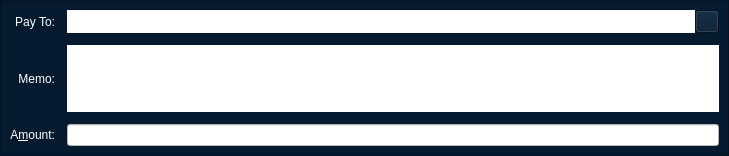
<?xml version="1.0" encoding="UTF-8"?>
<ui version="4.0">
 <class>SendCoinsEntry</class>
 <widget class="QStackedWidget" name="SendCoinsEntry">
  <property name="geometry">
   <rect>
    <x>0</x>
    <y>0</y>
    <width>729</width>
    <height>156</height>
   </rect>
  </property>
  <property name="focusPolicy">
   <enum>Qt::TabFocus</enum>
  </property>
  <property name="autoFillBackground">
   <bool>false</bool>
  </property>
  <property name="styleSheet">
   <string notr="true">background-color: rgb(5, 26, 47);</string>
  </property>
  <property name="currentIndex">
   <number>2</number>
  </property>
  <widget class="QFrame" name="SendCoins">
   <property name="toolTip">
    <string>This is a normal payment.</string>
   </property>
   <property name="frameShape">
    <enum>QFrame::StyledPanel</enum>
   </property>
   <property name="frameShadow">
    <enum>QFrame::Sunken</enum>
   </property>
   <layout class="QGridLayout" name="gridLayout">
    <property name="spacing">
     <number>12</number>
    </property>
    <item row="0" column="0">
     <widget class="QLabel" name="payToLabel">
      <property name="styleSheet">
       <string notr="true">color:white</string>
      </property>
      <property name="text">
       <string>Pay &amp;To:</string>
      </property>
      <property name="alignment">
       <set>Qt::AlignRight|Qt::AlignTrailing|Qt::AlignVCenter</set>
      </property>
      <property name="buddy">
       <cstring>payTo</cstring>
      </property>
     </widget>
    </item>
    <item row="0" column="1">
     <layout class="QHBoxLayout" name="payToLayout">
      <property name="spacing">
       <number>0</number>
      </property>
      <item>
       <widget class="QValidatedLineEdit" name="payTo">
        <property name="toolTip">
         <string>The BTEX address to send the payment to</string>
        </property>
        <property name="styleSheet">
         <string notr="true">background:white;
color:black</string>
        </property>
       </widget>
      </item>
      <item>
       <widget class="QToolButton" name="addressBookButton">
        <property name="toolTip">
         <string>Choose previously used address</string>
        </property>
        <property name="text">
         <string/>
        </property>
        <property name="icon">
         <iconset resource="../bitesax.qrc">
          <normaloff>:/icons/address-book</normaloff>:/icons/address-book</iconset>
        </property>
        <property name="shortcut">
         <string>Alt+A</string>
        </property>
       </widget>
      </item>
      <item>
       <widget class="QToolButton" name="pasteButton">
        <property name="toolTip">
         <string>Paste address from clipboard</string>
        </property>
        <property name="text">
         <string/>
        </property>
        <property name="icon">
         <iconset resource="../bitesax.qrc">
          <normaloff>:/icons/editpaste</normaloff>:/icons/editpaste</iconset>
        </property>
        <property name="shortcut">
         <string>Alt+P</string>
        </property>
       </widget>
      </item>
      <item>
       <widget class="QToolButton" name="deleteButton">
        <property name="toolTip">
         <string>Remove this entry</string>
        </property>
        <property name="text">
         <string/>
        </property>
        <property name="icon">
         <iconset resource="../bitesax.qrc">
          <normaloff>:/icons/remove</normaloff>:/icons/remove</iconset>
        </property>
       </widget>
      </item>
     </layout>
    </item>
    <item row="1" column="0">
     <widget class="QLabel" name="labelLabel">
      <property name="styleSheet">
       <string notr="true">color:white</string>
      </property>
      <property name="text">
       <string>&amp;Label:</string>
      </property>
      <property name="alignment">
       <set>Qt::AlignRight|Qt::AlignTrailing|Qt::AlignVCenter</set>
      </property>
      <property name="buddy">
       <cstring>addAsLabel</cstring>
      </property>
     </widget>
    </item>
    <item row="1" column="1">
     <widget class="QLineEdit" name="addAsLabel">
      <property name="toolTip">
       <string>Enter a label for this address to add it to the list of used addresses</string>
      </property>
      <property name="styleSheet">
       <string notr="true">background:white;
color:black</string>
      </property>
     </widget>
    </item>
    <item row="2" column="0">
     <widget class="QLabel" name="amountLabel">
      <property name="styleSheet">
       <string notr="true">color:white</string>
      </property>
      <property name="text">
       <string>A&amp;mount:</string>
      </property>
      <property name="alignment">
       <set>Qt::AlignRight|Qt::AlignTrailing|Qt::AlignVCenter</set>
      </property>
      <property name="buddy">
       <cstring>payAmount</cstring>
      </property>
     </widget>
    </item>
    <item row="2" column="1">
     <widget class="BitcoinAmountField" name="payAmount">
      <property name="styleSheet">
       <string notr="true">background:white;
color:black</string>
      </property>
     </widget>
    </item>
    <item row="3" column="0">
     <widget class="QLabel" name="messageLabel">
      <property name="styleSheet">
       <string notr="true">color:white</string>
      </property>
      <property name="text">
       <string>Message:</string>
      </property>
      <property name="alignment">
       <set>Qt::AlignRight|Qt::AlignTrailing|Qt::AlignVCenter</set>
      </property>
     </widget>
    </item>
    <item row="3" column="1">
     <widget class="QLabel" name="messageTextLabel">
      <property name="toolTip">
       <string>A message that was attached to the bitesax: URI which will be stored with the transaction for your reference. Note: This message will not be sent over the Bitesax network.</string>
      </property>
      <property name="styleSheet">
       <string notr="true">background:white;
color:black</string>
      </property>
      <property name="textFormat">
       <enum>Qt::PlainText</enum>
      </property>
     </widget>
    </item>
   </layout>
  </widget>
  <widget class="QFrame" name="SendCoins_InsecurePaymentRequest">
   <property name="palette">
    <palette>
     <active>
      <colorrole role="WindowText">
       <brush brushstyle="SolidPattern">
        <color alpha="255">
         <red>255</red>
         <green>255</green>
         <blue>255</blue>
        </color>
       </brush>
      </colorrole>
      <colorrole role="Button">
       <brush brushstyle="SolidPattern">
        <color alpha="255">
         <red>5</red>
         <green>26</green>
         <blue>47</blue>
        </color>
       </brush>
      </colorrole>
      <colorrole role="Light">
       <brush brushstyle="SolidPattern">
        <color alpha="255">
         <red>255</red>
         <green>255</green>
         <blue>255</blue>
        </color>
       </brush>
      </colorrole>
      <colorrole role="Midlight">
       <brush brushstyle="SolidPattern">
        <color alpha="255">
         <red>255</red>
         <green>255</green>
         <blue>191</blue>
        </color>
       </brush>
      </colorrole>
      <colorrole role="Dark">
       <brush brushstyle="SolidPattern">
        <color alpha="255">
         <red>127</red>
         <green>127</green>
         <blue>63</blue>
        </color>
       </brush>
      </colorrole>
      <colorrole role="Mid">
       <brush brushstyle="SolidPattern">
        <color alpha="255">
         <red>170</red>
         <green>170</green>
         <blue>84</blue>
        </color>
       </brush>
      </colorrole>
      <colorrole role="Text">
       <brush brushstyle="SolidPattern">
        <color alpha="255">
         <red>255</red>
         <green>255</green>
         <blue>255</blue>
        </color>
       </brush>
      </colorrole>
      <colorrole role="BrightText">
       <brush brushstyle="SolidPattern">
        <color alpha="255">
         <red>255</red>
         <green>255</green>
         <blue>255</blue>
        </color>
       </brush>
      </colorrole>
      <colorrole role="ButtonText">
       <brush brushstyle="SolidPattern">
        <color alpha="255">
         <red>255</red>
         <green>255</green>
         <blue>255</blue>
        </color>
       </brush>
      </colorrole>
      <colorrole role="Base">
       <brush brushstyle="SolidPattern">
        <color alpha="255">
         <red>5</red>
         <green>26</green>
         <blue>47</blue>
        </color>
       </brush>
      </colorrole>
      <colorrole role="Window">
       <brush brushstyle="SolidPattern">
        <color alpha="255">
         <red>5</red>
         <green>26</green>
         <blue>47</blue>
        </color>
       </brush>
      </colorrole>
      <colorrole role="Shadow">
       <brush brushstyle="SolidPattern">
        <color alpha="255">
         <red>0</red>
         <green>0</green>
         <blue>0</blue>
        </color>
       </brush>
      </colorrole>
      <colorrole role="AlternateBase">
       <brush brushstyle="SolidPattern">
        <color alpha="255">
         <red>255</red>
         <green>255</green>
         <blue>191</blue>
        </color>
       </brush>
      </colorrole>
      <colorrole role="ToolTipBase">
       <brush brushstyle="SolidPattern">
        <color alpha="255">
         <red>255</red>
         <green>255</green>
         <blue>220</blue>
        </color>
       </brush>
      </colorrole>
      <colorrole role="ToolTipText">
       <brush brushstyle="SolidPattern">
        <color alpha="255">
         <red>0</red>
         <green>0</green>
         <blue>0</blue>
        </color>
       </brush>
      </colorrole>
     </active>
     <inactive>
      <colorrole role="WindowText">
       <brush brushstyle="SolidPattern">
        <color alpha="255">
         <red>255</red>
         <green>255</green>
         <blue>255</blue>
        </color>
       </brush>
      </colorrole>
      <colorrole role="Button">
       <brush brushstyle="SolidPattern">
        <color alpha="255">
         <red>5</red>
         <green>26</green>
         <blue>47</blue>
        </color>
       </brush>
      </colorrole>
      <colorrole role="Light">
       <brush brushstyle="SolidPattern">
        <color alpha="255">
         <red>255</red>
         <green>255</green>
         <blue>255</blue>
        </color>
       </brush>
      </colorrole>
      <colorrole role="Midlight">
       <brush brushstyle="SolidPattern">
        <color alpha="255">
         <red>255</red>
         <green>255</green>
         <blue>191</blue>
        </color>
       </brush>
      </colorrole>
      <colorrole role="Dark">
       <brush brushstyle="SolidPattern">
        <color alpha="255">
         <red>127</red>
         <green>127</green>
         <blue>63</blue>
        </color>
       </brush>
      </colorrole>
      <colorrole role="Mid">
       <brush brushstyle="SolidPattern">
        <color alpha="255">
         <red>170</red>
         <green>170</green>
         <blue>84</blue>
        </color>
       </brush>
      </colorrole>
      <colorrole role="Text">
       <brush brushstyle="SolidPattern">
        <color alpha="255">
         <red>255</red>
         <green>255</green>
         <blue>255</blue>
        </color>
       </brush>
      </colorrole>
      <colorrole role="BrightText">
       <brush brushstyle="SolidPattern">
        <color alpha="255">
         <red>255</red>
         <green>255</green>
         <blue>255</blue>
        </color>
       </brush>
      </colorrole>
      <colorrole role="ButtonText">
       <brush brushstyle="SolidPattern">
        <color alpha="255">
         <red>255</red>
         <green>255</green>
         <blue>255</blue>
        </color>
       </brush>
      </colorrole>
      <colorrole role="Base">
       <brush brushstyle="SolidPattern">
        <color alpha="255">
         <red>5</red>
         <green>26</green>
         <blue>47</blue>
        </color>
       </brush>
      </colorrole>
      <colorrole role="Window">
       <brush brushstyle="SolidPattern">
        <color alpha="255">
         <red>5</red>
         <green>26</green>
         <blue>47</blue>
        </color>
       </brush>
      </colorrole>
      <colorrole role="Shadow">
       <brush brushstyle="SolidPattern">
        <color alpha="255">
         <red>0</red>
         <green>0</green>
         <blue>0</blue>
        </color>
       </brush>
      </colorrole>
      <colorrole role="AlternateBase">
       <brush brushstyle="SolidPattern">
        <color alpha="255">
         <red>255</red>
         <green>255</green>
         <blue>191</blue>
        </color>
       </brush>
      </colorrole>
      <colorrole role="ToolTipBase">
       <brush brushstyle="SolidPattern">
        <color alpha="255">
         <red>255</red>
         <green>255</green>
         <blue>220</blue>
        </color>
       </brush>
      </colorrole>
      <colorrole role="ToolTipText">
       <brush brushstyle="SolidPattern">
        <color alpha="255">
         <red>0</red>
         <green>0</green>
         <blue>0</blue>
        </color>
       </brush>
      </colorrole>
     </inactive>
     <disabled>
      <colorrole role="WindowText">
       <brush brushstyle="SolidPattern">
        <color alpha="255">
         <red>255</red>
         <green>255</green>
         <blue>255</blue>
        </color>
       </brush>
      </colorrole>
      <colorrole role="Button">
       <brush brushstyle="SolidPattern">
        <color alpha="255">
         <red>5</red>
         <green>26</green>
         <blue>47</blue>
        </color>
       </brush>
      </colorrole>
      <colorrole role="Light">
       <brush brushstyle="SolidPattern">
        <color alpha="255">
         <red>255</red>
         <green>255</green>
         <blue>255</blue>
        </color>
       </brush>
      </colorrole>
      <colorrole role="Midlight">
       <brush brushstyle="SolidPattern">
        <color alpha="255">
         <red>255</red>
         <green>255</green>
         <blue>191</blue>
        </color>
       </brush>
      </colorrole>
      <colorrole role="Dark">
       <brush brushstyle="SolidPattern">
        <color alpha="255">
         <red>127</red>
         <green>127</green>
         <blue>63</blue>
        </color>
       </brush>
      </colorrole>
      <colorrole role="Mid">
       <brush brushstyle="SolidPattern">
        <color alpha="255">
         <red>170</red>
         <green>170</green>
         <blue>84</blue>
        </color>
       </brush>
      </colorrole>
      <colorrole role="Text">
       <brush brushstyle="SolidPattern">
        <color alpha="255">
         <red>255</red>
         <green>255</green>
         <blue>255</blue>
        </color>
       </brush>
      </colorrole>
      <colorrole role="BrightText">
       <brush brushstyle="SolidPattern">
        <color alpha="255">
         <red>255</red>
         <green>255</green>
         <blue>255</blue>
        </color>
       </brush>
      </colorrole>
      <colorrole role="ButtonText">
       <brush brushstyle="SolidPattern">
        <color alpha="255">
         <red>255</red>
         <green>255</green>
         <blue>255</blue>
        </color>
       </brush>
      </colorrole>
      <colorrole role="Base">
       <brush brushstyle="SolidPattern">
        <color alpha="255">
         <red>5</red>
         <green>26</green>
         <blue>47</blue>
        </color>
       </brush>
      </colorrole>
      <colorrole role="Window">
       <brush brushstyle="SolidPattern">
        <color alpha="255">
         <red>5</red>
         <green>26</green>
         <blue>47</blue>
        </color>
       </brush>
      </colorrole>
      <colorrole role="Shadow">
       <brush brushstyle="SolidPattern">
        <color alpha="255">
         <red>0</red>
         <green>0</green>
         <blue>0</blue>
        </color>
       </brush>
      </colorrole>
      <colorrole role="AlternateBase">
       <brush brushstyle="SolidPattern">
        <color alpha="255">
         <red>255</red>
         <green>255</green>
         <blue>127</blue>
        </color>
       </brush>
      </colorrole>
      <colorrole role="ToolTipBase">
       <brush brushstyle="SolidPattern">
        <color alpha="255">
         <red>255</red>
         <green>255</green>
         <blue>220</blue>
        </color>
       </brush>
      </colorrole>
      <colorrole role="ToolTipText">
       <brush brushstyle="SolidPattern">
        <color alpha="255">
         <red>0</red>
         <green>0</green>
         <blue>0</blue>
        </color>
       </brush>
      </colorrole>
     </disabled>
    </palette>
   </property>
   <property name="toolTip">
    <string>This is an unverified payment request.</string>
   </property>
   <property name="autoFillBackground">
    <bool>false</bool>
   </property>
   <property name="frameShape">
    <enum>QFrame::StyledPanel</enum>
   </property>
   <property name="frameShadow">
    <enum>QFrame::Sunken</enum>
   </property>
   <layout class="QGridLayout" name="gridLayout_is">
    <property name="spacing">
     <number>12</number>
    </property>
    <item row="0" column="0">
     <widget class="QLabel" name="payToLabel_is">
      <property name="styleSheet">
       <string notr="true">color:white</string>
      </property>
      <property name="text">
       <string>Pay To:</string>
      </property>
      <property name="alignment">
       <set>Qt::AlignRight|Qt::AlignTrailing|Qt::AlignVCenter</set>
      </property>
     </widget>
    </item>
    <item row="0" column="1">
     <layout class="QHBoxLayout" name="payToLayout_is">
      <property name="spacing">
       <number>0</number>
      </property>
      <item>
       <widget class="QLabel" name="payTo_is">
        <property name="styleSheet">
         <string notr="true">background-color:white;
color:black</string>
        </property>
       </widget>
      </item>
      <item>
       <widget class="QToolButton" name="deleteButton_is">
        <property name="toolTip">
         <string>Remove this entry</string>
        </property>
        <property name="text">
         <string/>
        </property>
        <property name="icon">
         <iconset resource="../bitesax.qrc">
          <normaloff>:/icons/remove</normaloff>:/icons/remove</iconset>
        </property>
       </widget>
      </item>
     </layout>
    </item>
    <item row="1" column="0">
     <widget class="QLabel" name="memoLabel_is">
      <property name="styleSheet">
       <string notr="true">color:white</string>
      </property>
      <property name="text">
       <string>Memo:</string>
      </property>
      <property name="alignment">
       <set>Qt::AlignRight|Qt::AlignTrailing|Qt::AlignVCenter</set>
      </property>
     </widget>
    </item>
    <item row="1" column="1">
     <widget class="QLabel" name="memoTextLabel_is">
      <property name="styleSheet">
       <string notr="true">background-color:white;
color:black</string>
      </property>
      <property name="textFormat">
       <enum>Qt::PlainText</enum>
      </property>
     </widget>
    </item>
    <item row="2" column="0">
     <widget class="QLabel" name="amountLabel_is">
      <property name="styleSheet">
       <string notr="true">color:white</string>
      </property>
      <property name="text">
       <string>A&amp;mount:</string>
      </property>
      <property name="alignment">
       <set>Qt::AlignRight|Qt::AlignTrailing|Qt::AlignVCenter</set>
      </property>
      <property name="buddy">
       <cstring>payAmount_is</cstring>
      </property>
     </widget>
    </item>
    <item row="2" column="1">
     <widget class="BitcoinAmountField" name="payAmount_is">
      <property name="acceptDrops">
       <bool>false</bool>
      </property>
      <property name="styleSheet">
       <string notr="true">background:white;
color:black</string>
      </property>
     </widget>
    </item>
   </layout>
  </widget>
  <widget class="QFrame" name="SendCoins_SecurePaymentRequest">
   <property name="palette">
    <palette>
     <active>
      <colorrole role="WindowText">
       <brush brushstyle="SolidPattern">
        <color alpha="255">
         <red>255</red>
         <green>255</green>
         <blue>255</blue>
        </color>
       </brush>
      </colorrole>
      <colorrole role="Button">
       <brush brushstyle="SolidPattern">
        <color alpha="255">
         <red>5</red>
         <green>26</green>
         <blue>47</blue>
        </color>
       </brush>
      </colorrole>
      <colorrole role="Light">
       <brush brushstyle="SolidPattern">
        <color alpha="255">
         <red>230</red>
         <green>255</green>
         <blue>224</blue>
        </color>
       </brush>
      </colorrole>
      <colorrole role="Midlight">
       <brush brushstyle="SolidPattern">
        <color alpha="255">
         <red>185</red>
         <green>243</green>
         <blue>171</blue>
        </color>
       </brush>
      </colorrole>
      <colorrole role="Dark">
       <brush brushstyle="SolidPattern">
        <color alpha="255">
         <red>70</red>
         <green>116</green>
         <blue>59</blue>
        </color>
       </brush>
      </colorrole>
      <colorrole role="Mid">
       <brush brushstyle="SolidPattern">
        <color alpha="255">
         <red>93</red>
         <green>155</green>
         <blue>79</blue>
        </color>
       </brush>
      </colorrole>
      <colorrole role="Text">
       <brush brushstyle="SolidPattern">
        <color alpha="255">
         <red>255</red>
         <green>255</green>
         <blue>255</blue>
        </color>
       </brush>
      </colorrole>
      <colorrole role="BrightText">
       <brush brushstyle="SolidPattern">
        <color alpha="255">
         <red>155</red>
         <green>255</green>
         <blue>147</blue>
        </color>
       </brush>
      </colorrole>
      <colorrole role="ButtonText">
       <brush brushstyle="SolidPattern">
        <color alpha="255">
         <red>255</red>
         <green>255</green>
         <blue>255</blue>
        </color>
       </brush>
      </colorrole>
      <colorrole role="Base">
       <brush brushstyle="SolidPattern">
        <color alpha="255">
         <red>5</red>
         <green>26</green>
         <blue>47</blue>
        </color>
       </brush>
      </colorrole>
      <colorrole role="Window">
       <brush brushstyle="SolidPattern">
        <color alpha="255">
         <red>5</red>
         <green>26</green>
         <blue>47</blue>
        </color>
       </brush>
      </colorrole>
      <colorrole role="Shadow">
       <brush brushstyle="SolidPattern">
        <color alpha="255">
         <red>0</red>
         <green>0</green>
         <blue>0</blue>
        </color>
       </brush>
      </colorrole>
      <colorrole role="AlternateBase">
       <brush brushstyle="SolidPattern">
        <color alpha="255">
         <red>197</red>
         <green>243</green>
         <blue>187</blue>
        </color>
       </brush>
      </colorrole>
      <colorrole role="NoRole">
       <brush brushstyle="SolidPattern">
        <color alpha="255">
         <red>125</red>
         <green>194</green>
         <blue>122</blue>
        </color>
       </brush>
      </colorrole>
      <colorrole role="ToolTipBase">
       <brush brushstyle="SolidPattern">
        <color alpha="255">
         <red>255</red>
         <green>255</green>
         <blue>220</blue>
        </color>
       </brush>
      </colorrole>
      <colorrole role="ToolTipText">
       <brush brushstyle="SolidPattern">
        <color alpha="255">
         <red>0</red>
         <green>0</green>
         <blue>0</blue>
        </color>
       </brush>
      </colorrole>
     </active>
     <inactive>
      <colorrole role="WindowText">
       <brush brushstyle="SolidPattern">
        <color alpha="255">
         <red>255</red>
         <green>255</green>
         <blue>255</blue>
        </color>
       </brush>
      </colorrole>
      <colorrole role="Button">
       <brush brushstyle="SolidPattern">
        <color alpha="255">
         <red>5</red>
         <green>26</green>
         <blue>47</blue>
        </color>
       </brush>
      </colorrole>
      <colorrole role="Light">
       <brush brushstyle="SolidPattern">
        <color alpha="255">
         <red>230</red>
         <green>255</green>
         <blue>224</blue>
        </color>
       </brush>
      </colorrole>
      <colorrole role="Midlight">
       <brush brushstyle="SolidPattern">
        <color alpha="255">
         <red>185</red>
         <green>243</green>
         <blue>171</blue>
        </color>
       </brush>
      </colorrole>
      <colorrole role="Dark">
       <brush brushstyle="SolidPattern">
        <color alpha="255">
         <red>70</red>
         <green>116</green>
         <blue>59</blue>
        </color>
       </brush>
      </colorrole>
      <colorrole role="Mid">
       <brush brushstyle="SolidPattern">
        <color alpha="255">
         <red>93</red>
         <green>155</green>
         <blue>79</blue>
        </color>
       </brush>
      </colorrole>
      <colorrole role="Text">
       <brush brushstyle="SolidPattern">
        <color alpha="255">
         <red>255</red>
         <green>255</green>
         <blue>255</blue>
        </color>
       </brush>
      </colorrole>
      <colorrole role="BrightText">
       <brush brushstyle="SolidPattern">
        <color alpha="255">
         <red>155</red>
         <green>255</green>
         <blue>147</blue>
        </color>
       </brush>
      </colorrole>
      <colorrole role="ButtonText">
       <brush brushstyle="SolidPattern">
        <color alpha="255">
         <red>255</red>
         <green>255</green>
         <blue>255</blue>
        </color>
       </brush>
      </colorrole>
      <colorrole role="Base">
       <brush brushstyle="SolidPattern">
        <color alpha="255">
         <red>5</red>
         <green>26</green>
         <blue>47</blue>
        </color>
       </brush>
      </colorrole>
      <colorrole role="Window">
       <brush brushstyle="SolidPattern">
        <color alpha="255">
         <red>5</red>
         <green>26</green>
         <blue>47</blue>
        </color>
       </brush>
      </colorrole>
      <colorrole role="Shadow">
       <brush brushstyle="SolidPattern">
        <color alpha="255">
         <red>0</red>
         <green>0</green>
         <blue>0</blue>
        </color>
       </brush>
      </colorrole>
      <colorrole role="AlternateBase">
       <brush brushstyle="SolidPattern">
        <color alpha="255">
         <red>197</red>
         <green>243</green>
         <blue>187</blue>
        </color>
       </brush>
      </colorrole>
      <colorrole role="NoRole">
       <brush brushstyle="SolidPattern">
        <color alpha="255">
         <red>125</red>
         <green>194</green>
         <blue>122</blue>
        </color>
       </brush>
      </colorrole>
      <colorrole role="ToolTipBase">
       <brush brushstyle="SolidPattern">
        <color alpha="255">
         <red>255</red>
         <green>255</green>
         <blue>220</blue>
        </color>
       </brush>
      </colorrole>
      <colorrole role="ToolTipText">
       <brush brushstyle="SolidPattern">
        <color alpha="255">
         <red>0</red>
         <green>0</green>
         <blue>0</blue>
        </color>
       </brush>
      </colorrole>
     </inactive>
     <disabled>
      <colorrole role="WindowText">
       <brush brushstyle="SolidPattern">
        <color alpha="255">
         <red>255</red>
         <green>255</green>
         <blue>255</blue>
        </color>
       </brush>
      </colorrole>
      <colorrole role="Button">
       <brush brushstyle="SolidPattern">
        <color alpha="255">
         <red>5</red>
         <green>26</green>
         <blue>47</blue>
        </color>
       </brush>
      </colorrole>
      <colorrole role="Light">
       <brush brushstyle="SolidPattern">
        <color alpha="255">
         <red>230</red>
         <green>255</green>
         <blue>224</blue>
        </color>
       </brush>
      </colorrole>
      <colorrole role="Midlight">
       <brush brushstyle="SolidPattern">
        <color alpha="255">
         <red>185</red>
         <green>243</green>
         <blue>171</blue>
        </color>
       </brush>
      </colorrole>
      <colorrole role="Dark">
       <brush brushstyle="SolidPattern">
        <color alpha="255">
         <red>70</red>
         <green>116</green>
         <blue>59</blue>
        </color>
       </brush>
      </colorrole>
      <colorrole role="Mid">
       <brush brushstyle="SolidPattern">
        <color alpha="255">
         <red>93</red>
         <green>155</green>
         <blue>79</blue>
        </color>
       </brush>
      </colorrole>
      <colorrole role="Text">
       <brush brushstyle="SolidPattern">
        <color alpha="255">
         <red>255</red>
         <green>255</green>
         <blue>255</blue>
        </color>
       </brush>
      </colorrole>
      <colorrole role="BrightText">
       <brush brushstyle="SolidPattern">
        <color alpha="255">
         <red>155</red>
         <green>255</green>
         <blue>147</blue>
        </color>
       </brush>
      </colorrole>
      <colorrole role="ButtonText">
       <brush brushstyle="SolidPattern">
        <color alpha="255">
         <red>255</red>
         <green>255</green>
         <blue>255</blue>
        </color>
       </brush>
      </colorrole>
      <colorrole role="Base">
       <brush brushstyle="SolidPattern">
        <color alpha="255">
         <red>5</red>
         <green>26</green>
         <blue>47</blue>
        </color>
       </brush>
      </colorrole>
      <colorrole role="Window">
       <brush brushstyle="SolidPattern">
        <color alpha="255">
         <red>5</red>
         <green>26</green>
         <blue>47</blue>
        </color>
       </brush>
      </colorrole>
      <colorrole role="Shadow">
       <brush brushstyle="SolidPattern">
        <color alpha="255">
         <red>0</red>
         <green>0</green>
         <blue>0</blue>
        </color>
       </brush>
      </colorrole>
      <colorrole role="AlternateBase">
       <brush brushstyle="SolidPattern">
        <color alpha="255">
         <red>140</red>
         <green>232</green>
         <blue>119</blue>
        </color>
       </brush>
      </colorrole>
      <colorrole role="NoRole">
       <brush brushstyle="SolidPattern">
        <color alpha="255">
         <red>125</red>
         <green>194</green>
         <blue>122</blue>
        </color>
       </brush>
      </colorrole>
      <colorrole role="ToolTipBase">
       <brush brushstyle="SolidPattern">
        <color alpha="255">
         <red>255</red>
         <green>255</green>
         <blue>220</blue>
        </color>
       </brush>
      </colorrole>
      <colorrole role="ToolTipText">
       <brush brushstyle="SolidPattern">
        <color alpha="255">
         <red>0</red>
         <green>0</green>
         <blue>0</blue>
        </color>
       </brush>
      </colorrole>
     </disabled>
    </palette>
   </property>
   <property name="toolTip">
    <string>This is a verified payment request.</string>
   </property>
   <property name="autoFillBackground">
    <bool>false</bool>
   </property>
   <property name="frameShape">
    <enum>QFrame::StyledPanel</enum>
   </property>
   <property name="frameShadow">
    <enum>QFrame::Sunken</enum>
   </property>
   <layout class="QGridLayout" name="gridLayout_s">
    <property name="spacing">
     <number>12</number>
    </property>
    <item row="0" column="0">
     <widget class="QLabel" name="payToLabel_s">
      <property name="styleSheet">
       <string notr="true">color:white</string>
      </property>
      <property name="text">
       <string>Pay To:</string>
      </property>
      <property name="alignment">
       <set>Qt::AlignRight|Qt::AlignTrailing|Qt::AlignVCenter</set>
      </property>
     </widget>
    </item>
    <item row="0" column="1">
     <layout class="QHBoxLayout" name="payToLayout_s">
      <property name="spacing">
       <number>0</number>
      </property>
      <item>
       <widget class="QLabel" name="payTo_s">
        <property name="styleSheet">
         <string notr="true">background-color: white;
color:black</string>
        </property>
        <property name="textFormat">
         <enum>Qt::PlainText</enum>
        </property>
       </widget>
      </item>
      <item>
       <widget class="QToolButton" name="deleteButton_s">
        <property name="toolTip">
         <string>Remove this entry</string>
        </property>
        <property name="styleSheet">
         <string notr="true">background-color: rgb(5, 26, 47);
color:black</string>
        </property>
        <property name="text">
         <string/>
        </property>
        <property name="icon">
         <iconset resource="../bitesax.qrc">
          <normaloff>:/icons/remove</normaloff>:/icons/remove</iconset>
        </property>
       </widget>
      </item>
     </layout>
    </item>
    <item row="1" column="0">
     <widget class="QLabel" name="memoLabel_s">
      <property name="styleSheet">
       <string notr="true">color:white</string>
      </property>
      <property name="text">
       <string>Memo:</string>
      </property>
      <property name="alignment">
       <set>Qt::AlignRight|Qt::AlignTrailing|Qt::AlignVCenter</set>
      </property>
     </widget>
    </item>
    <item row="1" column="1">
     <widget class="QLabel" name="memoTextLabel_s">
      <property name="styleSheet">
       <string notr="true">background-color: white;
color:black</string>
      </property>
      <property name="textFormat">
       <enum>Qt::PlainText</enum>
      </property>
     </widget>
    </item>
    <item row="2" column="0">
     <widget class="QLabel" name="amountLabel_s">
      <property name="styleSheet">
       <string notr="true">color:white</string>
      </property>
      <property name="text">
       <string>A&amp;mount:</string>
      </property>
      <property name="alignment">
       <set>Qt::AlignRight|Qt::AlignTrailing|Qt::AlignVCenter</set>
      </property>
      <property name="buddy">
       <cstring>payAmount_s</cstring>
      </property>
     </widget>
    </item>
    <item row="2" column="1">
     <widget class="BitcoinAmountField" name="payAmount_s">
      <property name="acceptDrops">
       <bool>false</bool>
      </property>
      <property name="styleSheet">
       <string notr="true">background-color: white;
color: black;</string>
      </property>
     </widget>
    </item>
   </layout>
  </widget>
 </widget>
 <customwidgets>
  <customwidget>
   <class>BitcoinAmountField</class>
   <extends>QLineEdit</extends>
   <header>bitcoinamountfield.h</header>
   <container>1</container>
  </customwidget>
  <customwidget>
   <class>QValidatedLineEdit</class>
   <extends>QLineEdit</extends>
   <header>qvalidatedlineedit.h</header>
  </customwidget>
 </customwidgets>
 <tabstops>
  <tabstop>payTo</tabstop>
  <tabstop>addressBookButton</tabstop>
  <tabstop>pasteButton</tabstop>
  <tabstop>deleteButton</tabstop>
  <tabstop>addAsLabel</tabstop>
  <tabstop>payAmount</tabstop>
  <tabstop>payAmount_is</tabstop>
  <tabstop>deleteButton_is</tabstop>
  <tabstop>payAmount_s</tabstop>
  <tabstop>deleteButton_s</tabstop>
 </tabstops>
 <resources>
  <include location="../bitesax.qrc"/>
 </resources>
 <connections/>
</ui>
